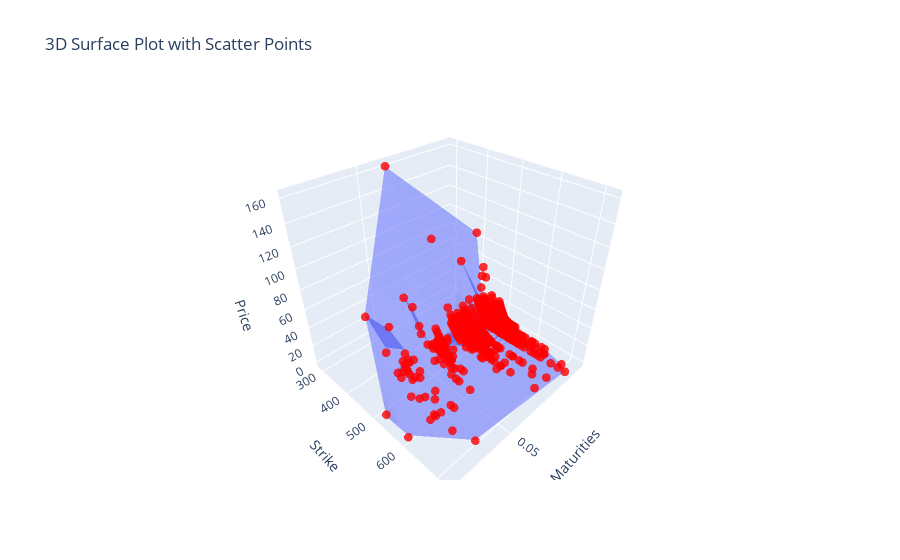

The cell this chart's notebook holds for it:
### Code cell
# Visualization
fig = go.Figure(data = [go.Mesh3d(z=traded_options['MARKET_PRICE'], x=traded_options['MATURITIES'], y=traded_options['STRIKE'], colorscale='Viridis', opacity=0.55)])

# Add scatter plot
fig.add_trace(go.Scatter3d(z=traded_options['HESTON_PRICE'], x=traded_options['MATURITIES'], y=traded_options['STRIKE'], mode='markers', marker=dict(size=3, color='red', opacity=0.8)))

# Update layout
fig.update_layout(title='3D Surface Plot with Scatter Points', scene=dict(xaxis_title='Maturities', yaxis_title='Strike', zaxis_title='Price'))

# Show the figure
fig.show()

### Figure 1 — Plotly figure (JSON) as saved in the notebook; plotly's stock layout.template omitted (floating-point values rounded to 4 significant figures; data arrays with more than 128 entries replaced by an {"elided": "..."} marker saying what was removed)
{"data": [{"colorscale": [[0, "#440154"], [0.1111, "#482878"], [0.2222, "#3e4989"], [0.3333, "#31688e"], [0.4444, "#26828e"], [0.5556, "#1f9e89"], [0.6667, "#35b779"], [0.7778, "#6ece58"], [0.8889, "#b5de2b"], [1, "#fde725"]], "opacity": 0.55, "type": "mesh3d", "x": {"elided": "674 float values"}, "y": {"elided": "674 float values"}, "z": {"elided": "674 float values"}}, {"marker": {"color": "red", "opacity": 0.8, "size": 3}, "mode": "markers", "type": "scatter3d", "x": {"elided": "674 float values"}, "y": {"elided": "674 float values"}, "z": {"elided": "674 float values"}}], "layout": {"scene": {"xaxis": {"title": {"text": "Maturities"}}, "yaxis": {"title": {"text": "Strike"}}, "zaxis": {"title": {"text": "Price"}}}, "title": {"text": "3D Surface Plot with Scatter Points"}}}
